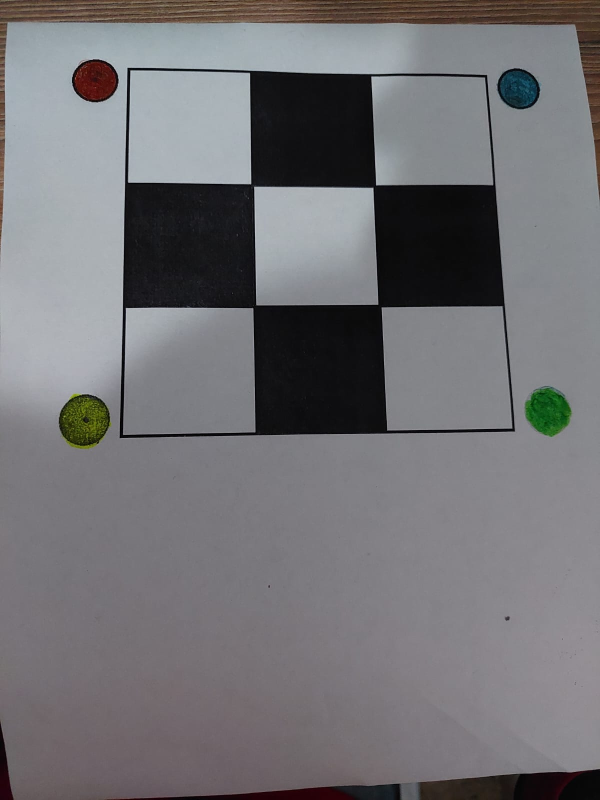
#> input picture triqui.jpeg, 1200 x 1600 px (shown at 1/2 size)
$ python tester.py
#> lines starting #> are read from the running program, lines starting #| are printed output that depends on the picture
import cv2
import numpy as np
def nothing(a):
    pass
cv2.namedWindow('Tester')
cv2.createTrackbar('HH','Tester',0,179,nothing)
cv2.createTrackbar('HL','Tester',0,179,nothing)
cv2.createTrackbar('SH','Tester',0,255,nothing)
cv2.createTrackbar('SL','Tester',0,255,nothing)
cv2.createTrackbar('VH','Tester',0,255,nothing)
cv2.createTrackbar('VL','Tester',0,255,nothing)
img = cv2.imread('triqui.jpeg')
#> img is the input picture: shape (1600, 1200, 3); mean B, G, R 117.3, 114.1, 114.9
img = cv2.resize(img,(640,480), interpolation=cv2.INTER_CUBIC)
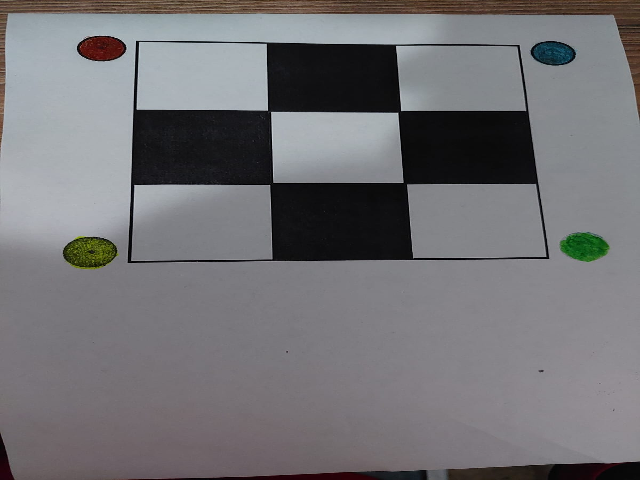
#> img: shape (480, 640, 3); mean B, G, R 117.2, 114, 114.9

hsv = cv2.cvtColor(img, cv2.COLOR_BGR2HSV)
#> hsv: shape (480, 640, 3); mean H, S, V 117.7, 23.3, 119.8
key = cv2.waitKey(1)
#> (key q is pressed here)
while not key == ord('q'):
    hh = cv2.getTrackbarPos('HH','Tester')
    hl = cv2.getTrackbarPos('HL','Tester')
    sh = cv2.getTrackbarPos('SH','Tester')
    sl = cv2.getTrackbarPos('SL','Tester')
    vh = cv2.getTrackbarPos('VH','Tester')
    vl = cv2.getTrackbarPos('VL','Tester')
    lower_white = np.array([hl,sl,vl], dtype=np.uint8)
    upper_white = np.array([hh,sh,vh], dtype=np.uint8)

    mask = cv2.inRange(hsv, lower_white, upper_white)
    cv2.imshow("Mascara", mask)
    cv2.imshow("Imagen", img)
    key = cv2.waitKey(1)

cv2.destroyAllWindows()

$ run again, with calibracion1.png saved as triqui.jpeg
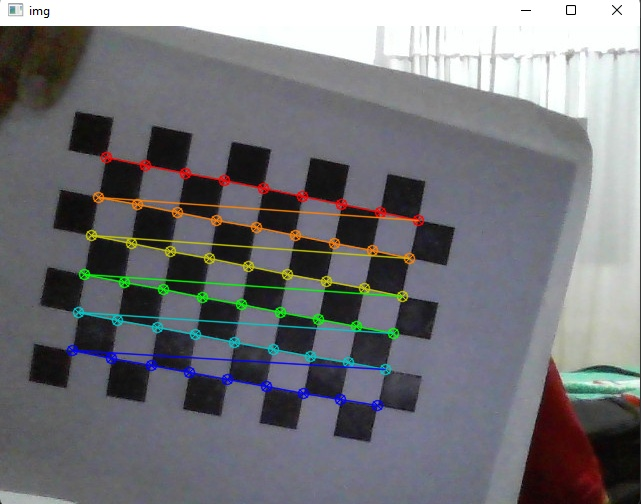
#> input picture calibracion1.png, 641 x 504 px
#> img is the input picture: shape (504, 641, 3); mean B, G, R 120.6, 116.4, 116
#> `img = cv2.resize(img,(640,480), interpolation=cv2.INTER_CUBIC)`:
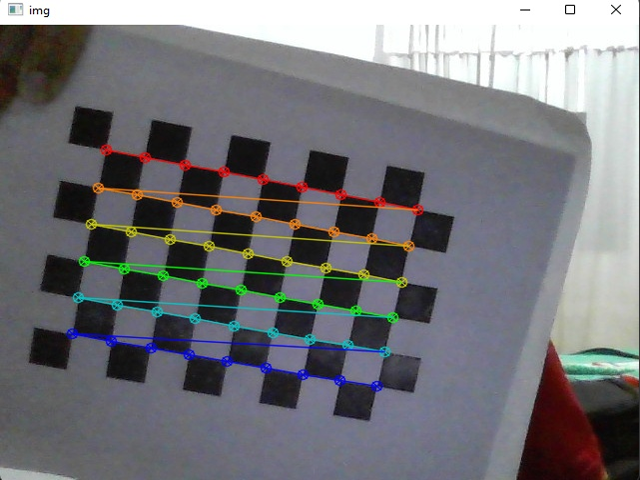
#> img: shape (480, 640, 3); mean B, G, R 120.6, 116.4, 116
#> hsv: shape (480, 640, 3); mean H, S, V 93.2, 38.4, 126.3
